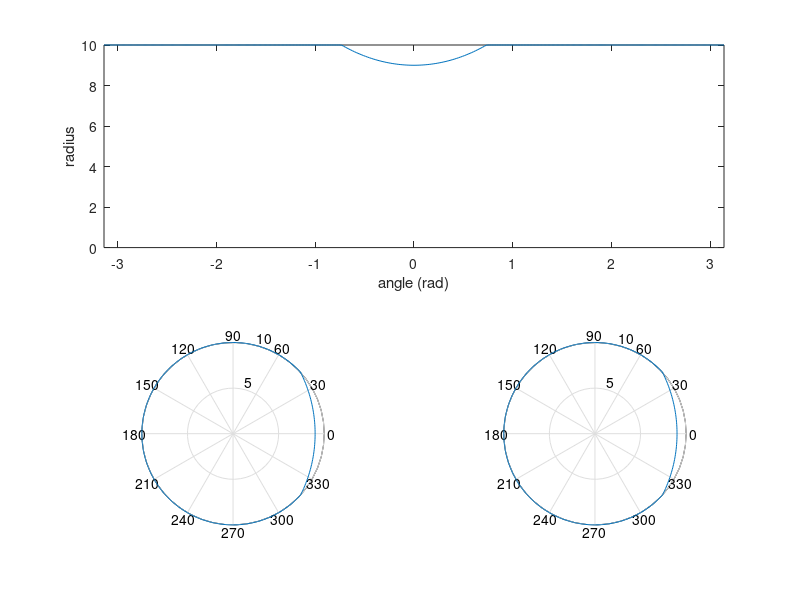

Write the MATLAB code that produced this figure.
w = 1; %toothed gear rotation speed, rad/s
r = 6; %toothed gear radius
theta0 = pi; %starting angular offset

rho = 1; %cut gear rotation speed, rad/s
a = 10; %cut gear radius
phi0 = 0; %starting angular offset

d = 15; %separation of gears (center to center)

Nt = 512; %number of time samples

rotSpeed = min(w,rho);
if (rotSpeed == 0)
    rotSpeed = max(w,rho);
    if (rotSpeed == 0)
        display('Error: at least one of the gears must have non-zero rotation speed.')
    endif
endif

t = linspace(-pi/rotSpeed,pi/rotSpeed,Nt);

gamma = pi-theta0-w*t;

ang = atan(r*sin(gamma)./(d-r*cos(gamma))) + phi0 - rho*t;
mag = sqrt((d - r*cos(gamma)).^2 + r^2*sin(gamma).^2);
mag(mag > a) = a;

subplot(2,1,1);
plot(ang, mag);
axis([t(1) t(end) 0 a]);
xlabel('angle (rad)');
ylabel('radius');
subplot(2,2,3);
polar(ang, mag);
subplot(2,2,4);
polar(ang, mag);